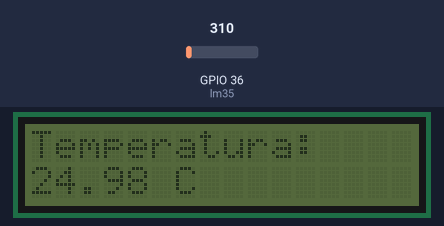
A sketch run on a simulated ESP32. Shown: 16×2 character LCD. Inputs (shaded band) come from the test bench; at power-on: GPIO 36 (lm35) = 310. What the sketch prints to the serial monitor is not drawn.

Above: at 1.2 s.
1.3 s: GPIO 36 (lm35) set to 372
At 3.3 s:
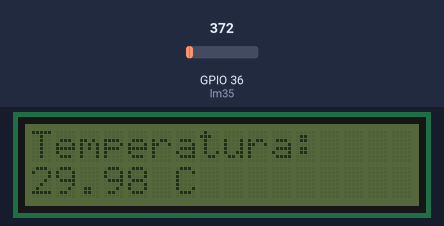
3.6 s: GPIO 36 (lm35) set to 434
At 5.3 s:
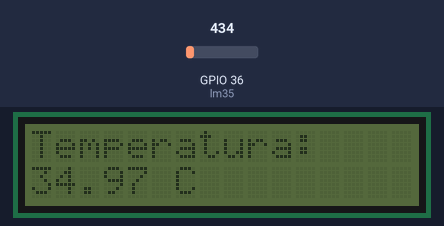
5.6 s: GPIO 36 (lm35) set to 527
At 7.3 s:
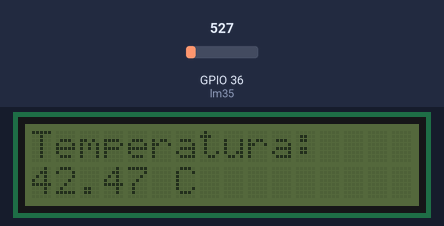
Timing chart, 0 to 8.8 s (numbered marks = the images above; inputs shaded):
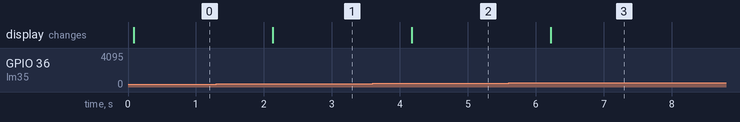

Measured:
- after the input at 1.3 s, the display: changes after 0.83 s (image 1)
- after the input at 3.6 s, the display: changes after 0.58 s (image 2)
- after the input at 5.6 s, the display: changes after 0.62 s (image 3)

The sketch:

firmawareEduino32_Lite_LM35_LCD_TEMP.ino
```cpp
#include <Wire.h>
#include <LiquidCrystal_I2C.h>

// Dirección I2C del LCD
LiquidCrystal_I2C lcd(0x27, 16, 2);

// Definir el pin al que está conectado el sensor en el ESP32
const int lm35 = 36;  // Por ejemplo, si está conectado al pin 34

void setup() {
  // Inicializar el LCD
  lcd.init();

  // Inicializar el monitor serial
  Serial.begin(9600);
}

void loop() {
  // Leer la temperatura del sensor LM35
  int lecturaSensor = analogRead(lm35);
  // Serial.print("Dato: ");
  // Serial.println(lecturaSensor);
  float temperaturaC = (lecturaSensor / 4095.0) * 3300 / 10;  // Convertir el valor a grados Celsius

  // Mostrar la temperatura en el LCD
  lcd.clear();
  lcd.setCursor(0, 0);
  lcd.print("Temperatura: ");
  lcd.setCursor(0, 1);
  lcd.print(temperaturaC);
  lcd.print(" C");

  // Imprimir la temperatura en el monitor serial
  Serial.print("Temperatura: ");
  Serial.print(temperaturaC);
  Serial.println(" C");

  // Esperar 1 segundo
  delay(1000);
}
```
